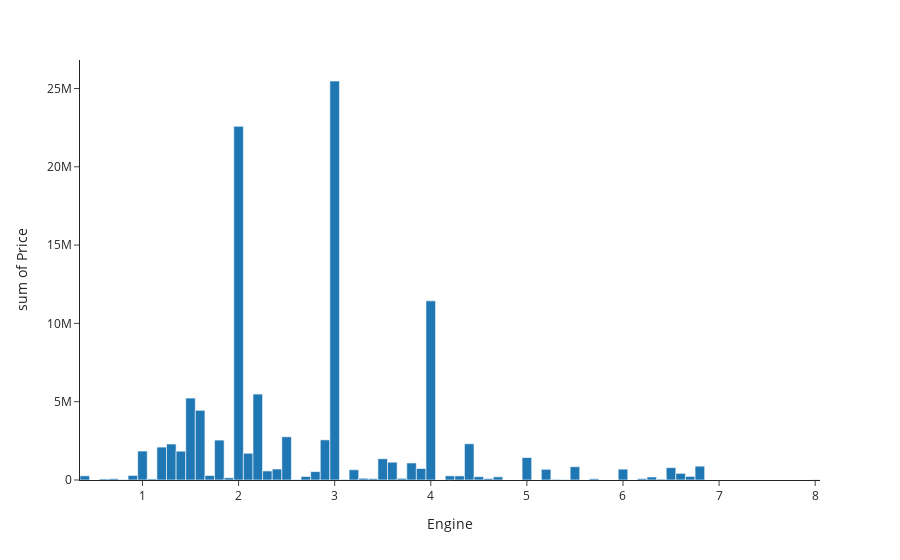

The code cell stored with this chart in its notebook:
### Code cell
px.histogram(data_frame, x='Engine', y='Price', template='simple_white')

### Figure 1 — Plotly figure (JSON) as saved in the notebook; plotly's stock layout.template omitted (floating-point values rounded to 4 significant figures; data arrays with more than 128 entries replaced by an {"elided": "..."} marker saying what was removed)
{"data": [{"alignmentgroup": "True", "bingroup": "x", "histfunc": "sum", "hovertemplate": "Engine=%{x}<br>sum of Price=%{y}<extra></extra>", "legendgroup": "", "marker": {"color": "#1F77B4", "pattern": {"shape": ""}}, "name": "", "offsetgroup": "", "orientation": "v", "showlegend": false, "type": "histogram", "x": {"elided": "4324 float values"}, "xaxis": "x", "y": {"elided": "4324 int values"}, "yaxis": "y"}], "layout": {"barmode": "relative", "legend": {"tracegroupgap": 0}, "margin": {"t": 60}, "xaxis": {"anchor": "y", "domain": [0, 1], "title": {"text": "Engine"}}, "yaxis": {"anchor": "x", "domain": [0, 1], "title": {"text": "sum of Price"}}}}
